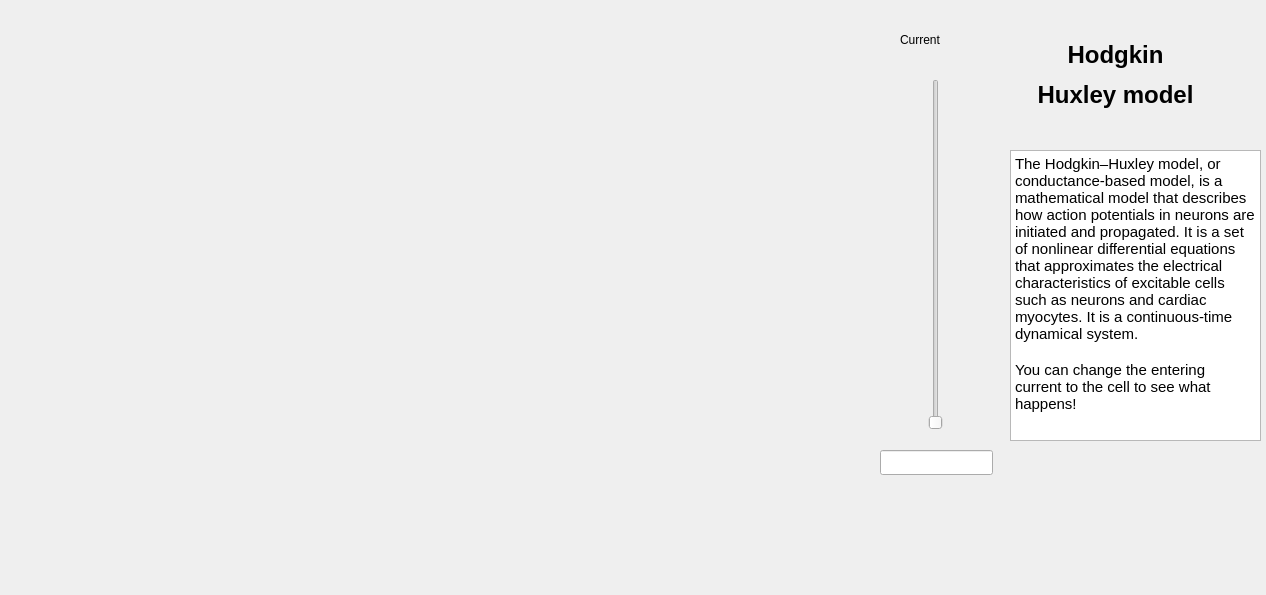
<?xml version="1.0" encoding="UTF-8"?>
<ui version="4.0">
 <class>Dialog</class>
 <widget class="QDialog" name="Dialog">
  <property name="geometry">
   <rect>
    <x>0</x>
    <y>0</y>
    <width>1266</width>
    <height>595</height>
   </rect>
  </property>
  <property name="windowTitle">
   <string>Dialog</string>
  </property>
  <widget class="canvas_widget" name="widget" native="true">
   <property name="geometry">
    <rect>
     <x>30</x>
     <y>0</y>
     <width>841</width>
     <height>491</height>
    </rect>
   </property>
  </widget>
  <widget class="QLabel" name="label">
   <property name="geometry">
    <rect>
     <x>1000</x>
     <y>10</y>
     <width>231</width>
     <height>131</height>
    </rect>
   </property>
   <property name="text">
    <string>&lt;html&gt;&lt;head/&gt;&lt;body&gt;&lt;p align=&quot;center&quot;&gt;&lt;a name=&quot;firstHeading&quot;/&gt;&lt;span style=&quot; font-size:xx-large; font-weight:600;&quot;&gt;H&lt;/span&gt;&lt;span style=&quot; font-size:xx-large; font-weight:600;&quot;&gt;odgkin&lt;/span&gt;&lt;/p&gt;&lt;p align=&quot;center&quot;&gt;&lt;span style=&quot; font-size:xx-large; font-weight:600;&quot;&gt;Huxley model&lt;/span&gt;&lt;/p&gt;&lt;/body&gt;&lt;/html&gt;</string>
   </property>
  </widget>
  <widget class="QLabel" name="label_2">
   <property name="geometry">
    <rect>
     <x>900</x>
     <y>30</y>
     <width>111</width>
     <height>20</height>
    </rect>
   </property>
   <property name="text">
    <string>Current</string>
   </property>
  </widget>
  <widget class="QTextBrowser" name="textBrowser">
   <property name="geometry">
    <rect>
     <x>1010</x>
     <y>150</y>
     <width>251</width>
     <height>291</height>
    </rect>
   </property>
   <property name="html">
    <string>&lt;!DOCTYPE HTML PUBLIC &quot;-//W3C//DTD HTML 4.0//EN&quot; &quot;http://www.w3.org/TR/REC-html40/strict.dtd&quot;&gt;
&lt;html&gt;&lt;head&gt;&lt;meta name=&quot;qrichtext&quot; content=&quot;1&quot; /&gt;&lt;style type=&quot;text/css&quot;&gt;
p, li { white-space: pre-wrap; }
&lt;/style&gt;&lt;/head&gt;&lt;body style=&quot; font-family:'Ubuntu'; font-size:11pt; font-weight:400; font-style:normal;&quot;&gt;
&lt;p style=&quot; margin-top:0px; margin-bottom:0px; margin-left:0px; margin-right:0px; -qt-block-indent:0; text-indent:0px;&quot;&gt;The Hodgkin–Huxley model, or conductance-based model, is a mathematical model that describes how action potentials in neurons are initiated and propagated. It is a set of nonlinear differential equations that approximates the electrical characteristics of excitable cells such as neurons and cardiac myocytes. It is a continuous-time dynamical system. &lt;/p&gt;
&lt;p style=&quot;-qt-paragraph-type:empty; margin-top:0px; margin-bottom:0px; margin-left:0px; margin-right:0px; -qt-block-indent:0; text-indent:0px;&quot;&gt;&lt;br /&gt;&lt;/p&gt;
&lt;p style=&quot; margin-top:0px; margin-bottom:0px; margin-left:0px; margin-right:0px; -qt-block-indent:0; text-indent:0px;&quot;&gt;You can change the entering current to the cell to see what happens!&lt;/p&gt;
&lt;p style=&quot;-qt-paragraph-type:empty; margin-top:0px; margin-bottom:0px; margin-left:0px; margin-right:0px; -qt-block-indent:0; text-indent:0px;&quot;&gt;&lt;br /&gt;&lt;/p&gt;&lt;/body&gt;&lt;/html&gt;</string>
   </property>
  </widget>
  <widget class="QLineEdit" name="lineEdit">
   <property name="geometry">
    <rect>
     <x>880</x>
     <y>450</y>
     <width>113</width>
     <height>25</height>
    </rect>
   </property>
  </widget>
  <widget class="QSlider" name="verticalSlider">
   <property name="geometry">
    <rect>
     <x>920</x>
     <y>79</y>
     <width>31</width>
     <height>351</height>
    </rect>
   </property>
   <property name="orientation">
    <enum>Qt::Vertical</enum>
   </property>
  </widget>
 </widget>
 <customwidgets>
  <customwidget>
   <class>canvas_widget</class>
   <extends>QWidget</extends>
   <header>plot</header>
   <container>1</container>
  </customwidget>
 </customwidgets>
 <resources/>
 <connections/>
</ui>
